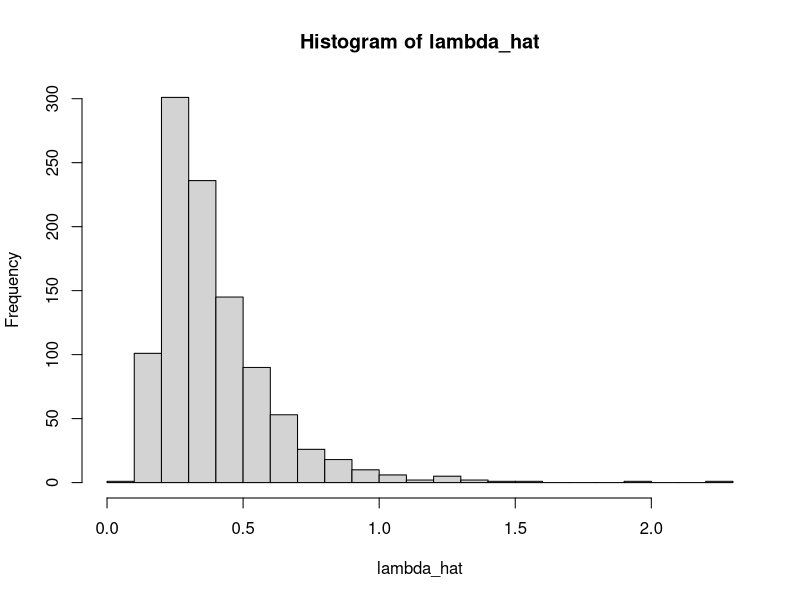

Write R code to recreate this figure.
## ---- chunk 1
knitr::opts_chunk$set(echo = TRUE)
## ---- chunk 2
rds_simulation <- function(G, lambda, n, start_index, num_coupon) {
  
  ### build zero adjacency matrix that will be updated to output G_R
  size <- nrow(G)
  G_R <- matrix(rep(0,size^2),size)
  
  ### build zero matrix to keep track of waiting time
  T <- matrix(rep(NA,size^2),size)
  
  ### create empty coupon matrix C
  C <- matrix(rep(0,n*size),size)
  
  ### create empty vector to keep track of order of recruitment and waiting times
  order <- c(start_index)
  w <- c(0)
  
  ### initialize i
  i <- start_index
  
  ### iterate until we recruit n-1 more people
  for (x in 1:(n-1)) {
    
    ### from original network, find all vertices adjacent to our most recently recruited vertex
    for (j in 1:size) {
      if (G[i,j] == 1) {
        ### "activate" corresponding edges by assigning a waiting time
        T[i,j] <- rexp(1, lambda)
      }
    }
    
    ### update C
    for (k in 1:size) {
      if (sum(T[k,],na.rm=TRUE)>0) {
        C[k,x] =1
      }
    }
    
    ### find the minimum waiting time from T to find out the next recruitment
    waiting_time <- min(T,na.rm = TRUE)
    new <- arrayInd(which.min(T),dim(T))
    
    ### append minimum waiting time to vector w
    w <- append(w,waiting_time)
    
    ### identify the indexes of the recruiter and recruitee of this new recruitment
    recruiter <- new[1,1]
    recruitee <- new[1,2]
    
    ### update G_R and order to reflect this new recruitment
    G_R[recruiter,recruitee] <- 1
    order <- append(order,recruitee)
    
    ### update T by subtracting minimum waiting time from all other waiting times
    ### also deactivate all edges from any other vertex to recruitee
    ### also eliminate all waiting times from most recent recruiter if recruiter used all coupons
    for(row in 1:nrow(T)) {
      for(col in 1:ncol(T)) {
          if(!is.na(T[row, col])) {
            T[row,col] <- T[row,col]-waiting_time
          }
      }
    }
    T[,recruitee] <- rep(NA,size)
    if (sum(G_R[recruiter,])==2) {
      T[recruiter,] <- rep(NA,size)
    }
    
    ### update G by eliminating all edges to most recent recruiter and recruitee
    ### note: is there a need to do both? simplify if possible
    G[,recruiter] <- rep(0,size)
    G[,recruitee] <- rep(0,size)
    
    ### update i
    i <- new[1,2]
  }
  
  return(list(G_R, order, w, C))
}
## ---- chunk 3
### calculate s
get_s <- function(G_R, order, C, G) {
  
  ### reindexing A
  A <- matrix(rep(0,ncol(C)^2),ncol(C))
  
  for (row in 1:nrow(G_R)) {
    if (row %in% order) {
      new_row = match(row,order)
      for (col in 1:ncol(G_R)) {
        if (G_R[row,col]==1) {
          new_col = match(col,order)
          A[new_row,new_col] = 1
        }
      }
    }
  }
  
  ### reindexing C
  C_new <- matrix(rep(0,ncol(C)^2),ncol(C))
  
  for (i in 1:nrow(C)) {
    if (i %in% order) {
      j = match(i,order)
      C_new[j,]=C[i,]
    }
  }
    
  ### get vector u
  u <- c(rep(0,ncol(C)))
  for (i in 1:length(u)) {
    connected_edge <- sum(A[i,])
    total_edge <- sum(G[order[i],])
    u[i] <- total_edge-connected_edge
  }
  
  ### get lt(AC)
  low_tri_template <- lower.tri(A, diag=TRUE)
  AC <- A %*% C_new
  for(row in 1:nrow(AC)) {
      for(col in 1:ncol(AC)) {
          if(low_tri_template[i,j]) {
            AC[row,col] <- AC[row,col]
          } else {
            AC[row,col] <- 0
          }
      }
  }
  
  ### get s
  one_vec <- rep(1,nrow(AC))
  s <- t(AC) %*% one_vec + t(C_new) %*% u
  return(s)
}

## ---- chunk 4
### for now, only think of cases where |M|=1
num_seeds <- 1

### repeat simulations to get vector of lambda_hats
runs <- 1000
lambda_hat <- rep(0,runs)

### initiate values
G <- matrix(c(0,1,1,0,0,0,0,0,0,1,0,0,1,1,0,0,0,0,1,0,0,0,0,1,0,0,0,0,1,0,0,1,0,0,0,0,0,1,0,1,0,0,1,1,0,0,0,1,0,0,0,1,1,0,0,0,0,0,1,1,0,0,0,0,0,0,0,1,1,0,0,1,0,0,0,0,0,0,0,1,0),9)
isSymmetric(G)
lambda <- 0.5
n <- 8
start_index <- 1
num_coupon <- 2

for (i in 1:runs) {
  results <- rds_simulation(G, lambda, n, start_index, num_coupon)
  G_R <- results[[1]]
  order <- results[[2]]
  w <- results[[3]]
  C <- results[[4]]
  
  s <- get_s(G_R, order, C, G)
  lam_hat <- (n-num_seeds)/(t(s) %*% w)
  lambda_hat[i] <- lam_hat
}
## ---- chunk 5
### visualize the distribution of lambda_hat
hist(lambda_hat,breaks=20)
### find the expected value of lambda_hat
mean(lambda_hat)
